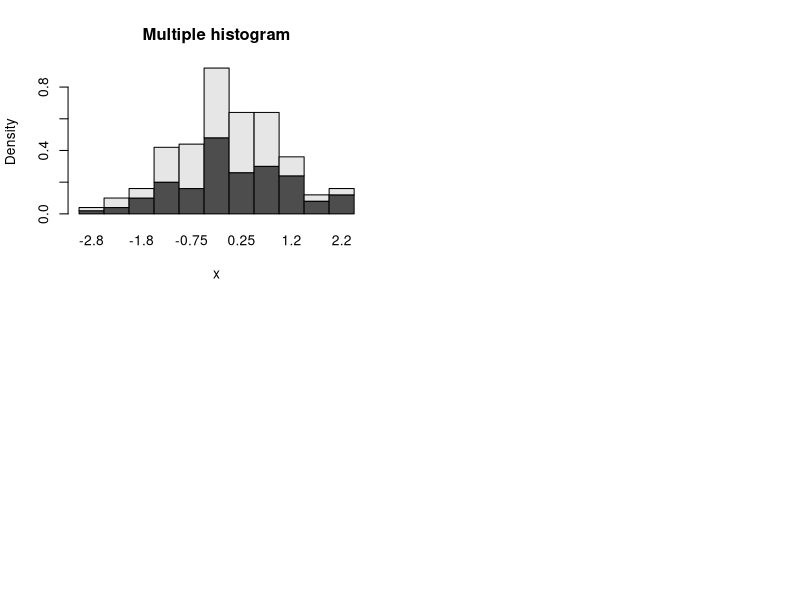

Source code (R): (Note: this script raises an error after producing the figure.)
# Plot multiple histograms

library(plotrix)
library(MASS)

# Generate data
n <- 200 # sample size
x <- rnorm(n=n, 0, 1) # random variates
g <- factor(rep(1:2, each=100)) # grouping variable

xnew <- split(x,g) # split values in x, conditional on grouping variable

# plotrix
dev.new()
par(mfrow=c(2,2))
	mh <- multhist(xnew, beside=FALSE, space=0, freq=FALSE, main="Multiple histogram", xlab="x", ylab="Density")
	multhist(xnew, beside=TRUE, breaks=mh$breaks, freq=FALSE, main="Multiple histogram", xlab="x", ylab="Density")
	hist(xnew[[1]], breaks=mh$breaks, freq=FALSE, col=grey.colors(2)[1], main="Variable x, group 1", xlab="x1")
	hist(xnew[[2]], breaks=mh$breaks, freq=FALSE, col=grey.colors(2)[2], main="Variable x, group 2", xlab="x2")
par(mfrow=c(1,1))

mh$breaks

# MASS

dev.new()
ldahist(x,g,sep=TRUE, col=grey.colors(2))

dev.new()
ldahist(x,g,sep=FALSE,type="both")

ldahist(x,g,sep=FALSE,breaks=seq(-2.5, 2.5, 0.25))

ldahist(x,g,sep=FALSE)
